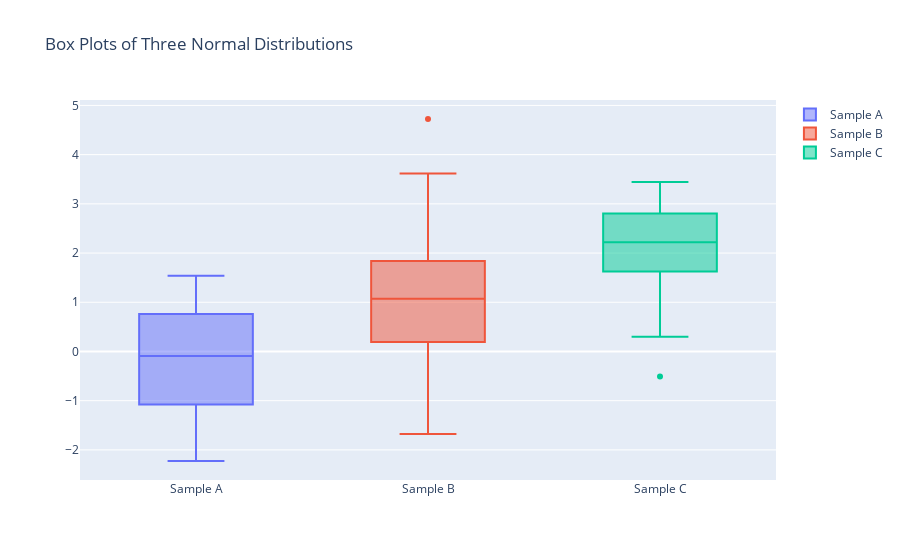

Write notebook code for a chart like this one.
### Code cell
import numpy as np
import plotly.graph_objects as go

y0 = np.random.randn(50)
y1 = np.random.randn(50) + 1
y2 = np.random.randn(50) + 2

fig = go.Figure()
fig.add_trace(go.Box(y=y0, name='Sample A'))
fig.add_trace(go.Box(y=y1, name='Sample B'))
fig.add_trace(go.Box(y=y2, name='Sample C'))

fig.update_layout(title='Box Plots of Three Normal Distributions')
fig.show()
